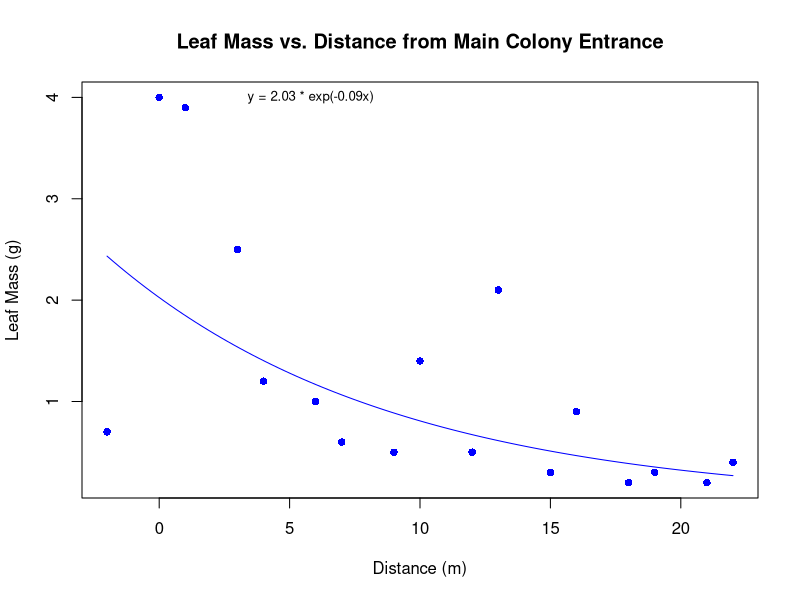
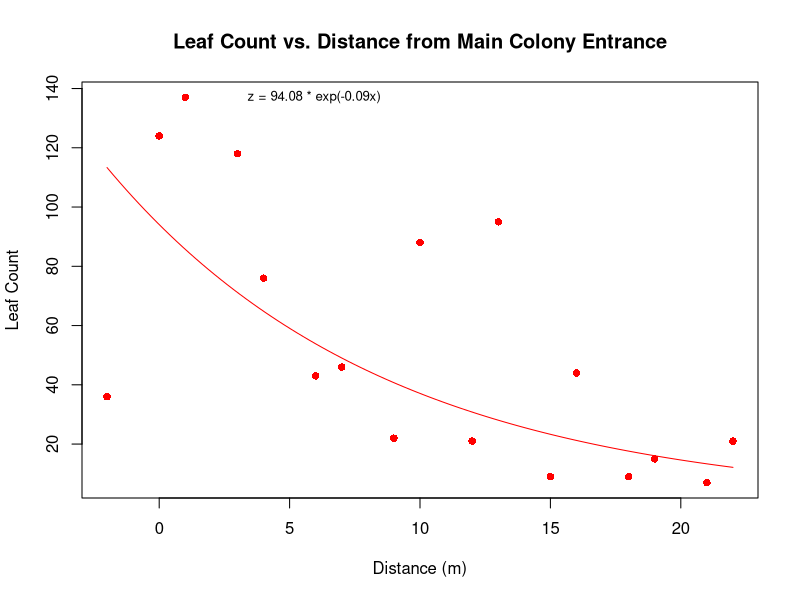
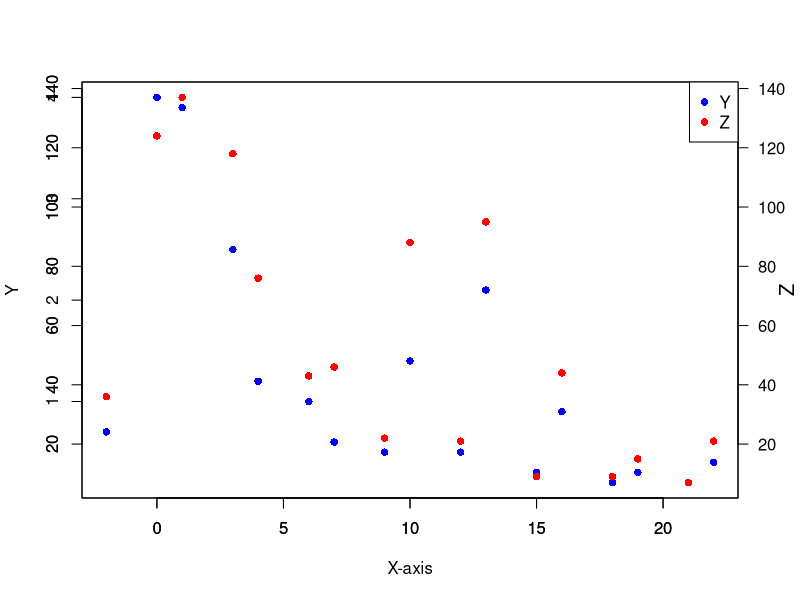

Here is the R script that generated these plots, in order:
## ---- chunk 1
# vector x (distance from main colony entrance)
x <- c(0, 6, 12, 18, 3, 9, 15, 21, 1, 7, 13, 19, -2, 4, 10, 16, 22)

# vector y (leaf pass in quadrat)
y <- c(4, 1, 0.5, 0.2, 2.5, 0.5, 0.3, 0.2, 3.9, 0.6, 2.1, 0.3, 0.7, 1.2, 1.4, 0.9, 0.4)

# vector z (leaf count in quadrat)
z <- c(124, 43, 21,  9, 118, 22, 9, 7, 137, 46, 95, 15, 36, 76, 88, 44,  21)

## ---- chunk 2
#create a data  frame
data <- data.frame(x = x, y = y, z = z, d = y/z)

# Use order to get the indices that would sort the data frame by x
order_indices <- order(data$x)

# Use the indices to reorder the data frame
sorted_data <- data[order_indices, ]
# Display the sorted data frame
print(sorted_data)
## ---- chunk 3
#change row headers
colnames(sorted_data) <-
c("Distance (m)", "Leaf Mass (g)", "Leaf Count", "Average Mass per Leaf")
#remove indices on the left side
print(sorted_data, row.names = FALSE)

## ---- chunk 4
plot(x, y, main = "Leaf Mass vs. Distance from Main Colony Entrance", xlab = "Distance (m)", ylab = "Leaf Mass (g)", col = "blue", pch = 16)

#Add an exponential line of best fit
fit <- lm(log(y) ~ x)

# Generate predicted values for the exponential fit
x_pred <- seq(min(x), max(x), length.out = 100)
y_pred <- exp(predict(fit, newdata = data.frame(x = x_pred)))

# Add the exponential line to the plot
lines(x_pred, y_pred, col = "blue", type = "l")

#add the equation of best fit
# Extract coefficients and transform back from log scale
a <- exp(coef(fit)[1])
b <- coef(fit)[2]

# Print the equation on the plot
eq <- sprintf("y = %.2f * exp(%.2fx)", a, b)
text(3, max(y), eq, pos = 4, col = "black", cex = 0.8)
## ---- chunk 5
plot(x, z, main = "Leaf Count vs. Distance from Main Colony Entrance", xlab = "Distance (m)", ylab = "Leaf Count", col = "red", pch = 16)
fit <- lm(log(z) ~ x)
x_pred <- seq(min(x), max(x), length.out = 100)
z_pred <- exp(predict(fit, newdata = data.frame(x = x_pred)))
lines(x_pred, z_pred, col = "red", type = "l")
a <- exp(coef(fit)[1])
b <- coef(fit)[2]
eq <- sprintf("z = %.2f * exp(%.2fx)", a, b)
text(3, max(z), eq, pos = 4, col = "black", cex = 0.8)
## ---- chunk 6
# Set up the first plotting region
# Set up the plotting region
par(mar = c(5, 4, 4, 2) + 0.1, oma = c(0, 0, 0, 1))
plot(x, y, type = "p", col = "blue", pch = 16, ylab = "Y", xlab = "X-axis")

# Overlay the second set of points
par(new = TRUE)
plot(x, z, type = "p", col = "red", pch = 16, ylab = "", xlab = "")


# Add a y-axis on the right side for Z
axis(4, col = "black", col.axis = "black", las = 1)  # Set color for Z axis

# Remove the Y2 axis label on the left side
axis(2, col = "transparent", col.lab = "transparent")

# Add a label on the right side for Y2
mtext("Z", side = 4, line = 2, col = "black", cex = 1.2)  # Adjust line and cex as needed

# Add a legend
legend("topright", legend = c("Y", "Z"), col = c("blue", "red"), pch = 16)
